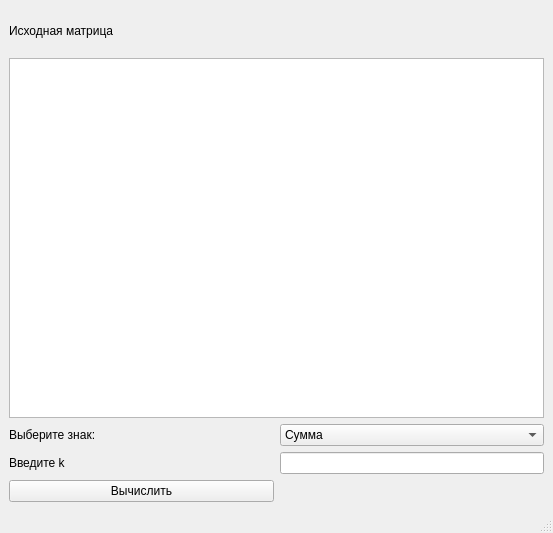
<?xml version="1.0" encoding="UTF-8"?>
<ui version="4.0">
 <class>Task2</class>
 <widget class="QMainWindow" name="Task2">
  <property name="geometry">
   <rect>
    <x>0</x>
    <y>0</y>
    <width>553</width>
    <height>533</height>
   </rect>
  </property>
  <property name="windowTitle">
   <string>MainWindow</string>
  </property>
  <widget class="QWidget" name="centralwidget">
   <layout class="QGridLayout" name="gridLayout">
    <item row="0" column="0">
     <widget class="QLabel" name="label_3">
      <property name="text">
       <string>Исходная матрица</string>
      </property>
     </widget>
    </item>
    <item row="3" column="1">
     <widget class="QLineEdit" name="lineEdit">
      <property name="sizePolicy">
       <sizepolicy hsizetype="Minimum" vsizetype="Fixed">
        <horstretch>0</horstretch>
        <verstretch>0</verstretch>
       </sizepolicy>
      </property>
     </widget>
    </item>
    <item row="2" column="1">
     <widget class="QComboBox" name="comboBox">
      <item>
       <property name="text">
        <string>Сумма</string>
       </property>
      </item>
      <item>
       <property name="text">
        <string>Произведение</string>
       </property>
      </item>
     </widget>
    </item>
    <item row="3" column="0">
     <widget class="QLabel" name="label_4">
      <property name="text">
       <string>Введите k</string>
      </property>
     </widget>
    </item>
    <item row="2" column="0">
     <widget class="QLabel" name="label">
      <property name="text">
       <string>Выберите знак:</string>
      </property>
     </widget>
    </item>
    <item row="4" column="0">
     <widget class="QPushButton" name="pushButton">
      <property name="sizePolicy">
       <sizepolicy hsizetype="Minimum" vsizetype="Fixed">
        <horstretch>0</horstretch>
        <verstretch>0</verstretch>
       </sizepolicy>
      </property>
      <property name="text">
       <string>Вычислить</string>
      </property>
     </widget>
    </item>
    <item row="1" column="0" colspan="2">
     <widget class="QTableWidget" name="tableWidget">
      <property name="minimumSize">
       <size>
        <width>0</width>
        <height>360</height>
       </size>
      </property>
      <property name="maximumSize">
       <size>
        <width>16777215</width>
        <height>360</height>
       </size>
      </property>
     </widget>
    </item>
   </layout>
  </widget>
  <widget class="QMenuBar" name="menubar">
   <property name="geometry">
    <rect>
     <x>0</x>
     <y>0</y>
     <width>553</width>
     <height>21</height>
    </rect>
   </property>
  </widget>
  <widget class="QStatusBar" name="statusbar"/>
 </widget>
 <resources/>
 <connections/>
</ui>
